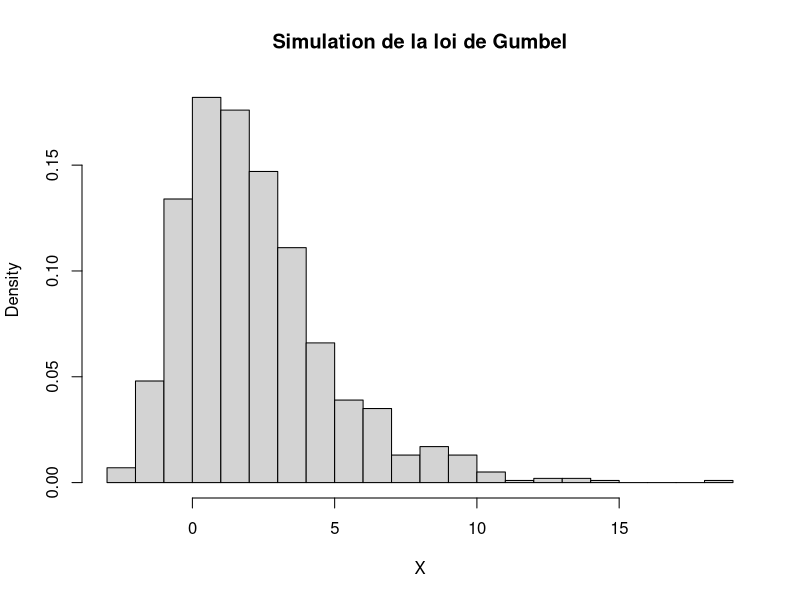
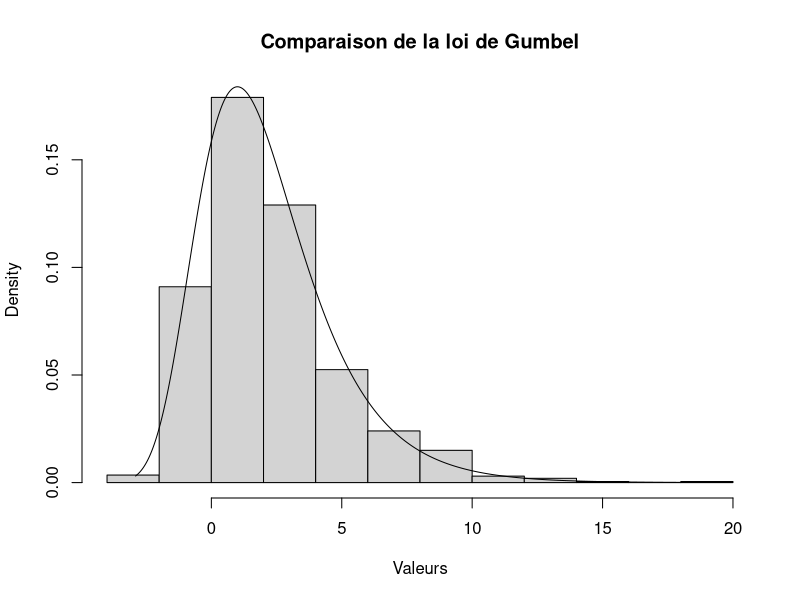
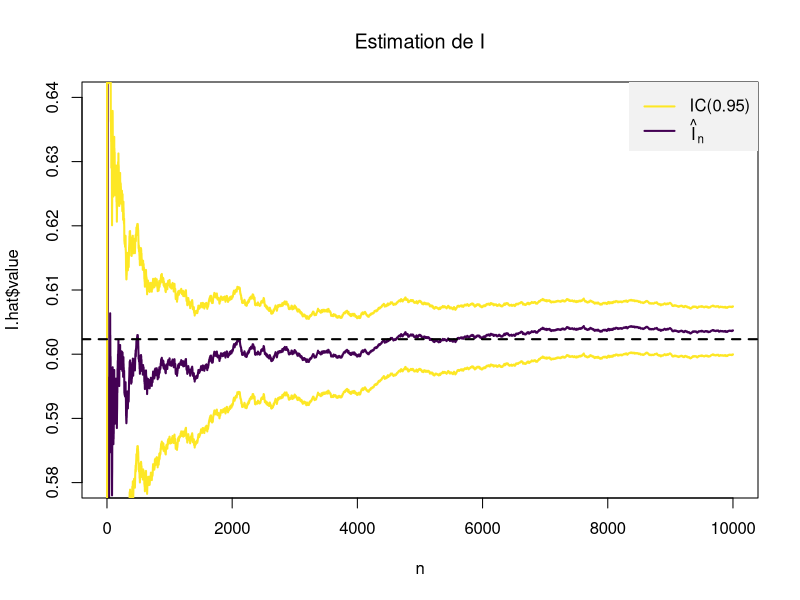
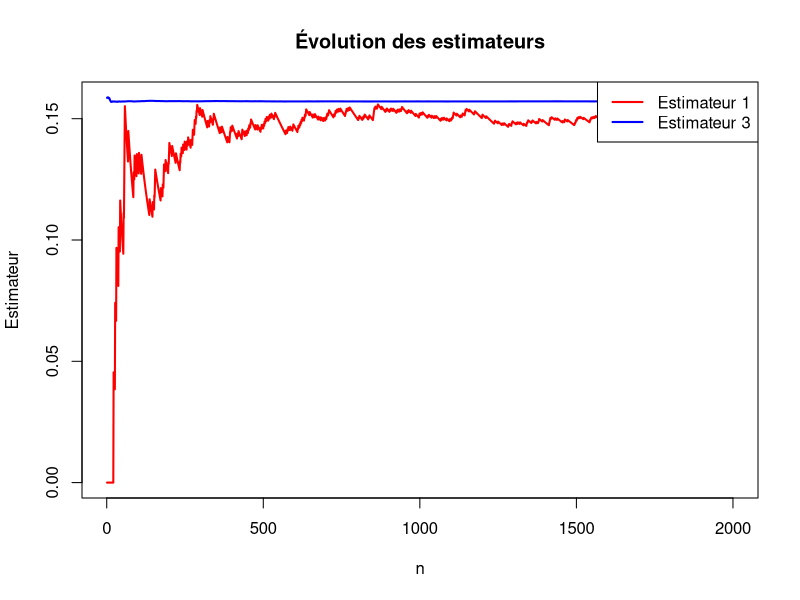
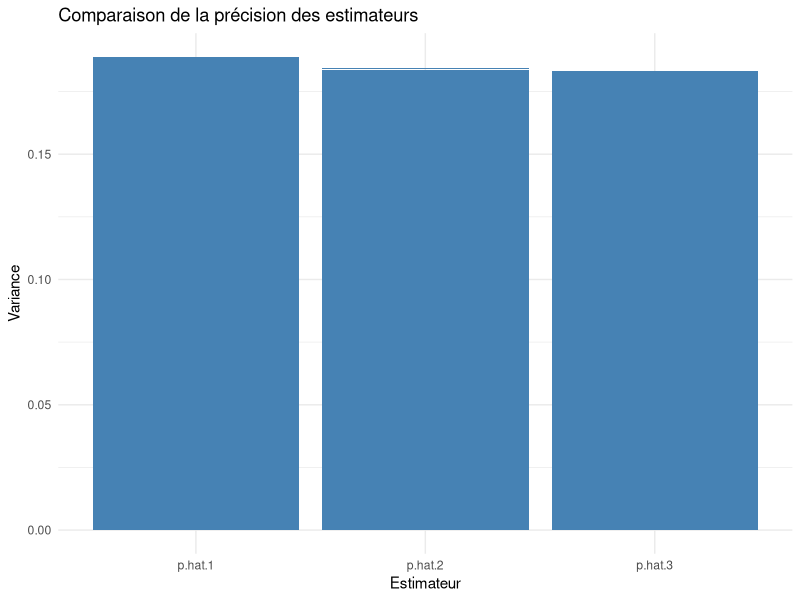

These figures' R source, in order:
## ---- chunk 1
simulate_gumbel <- function(n, mu, beta) {
  U <- runif(n) 
  X <- mu - beta * log(-log(U))
  return(X)
}

n <- 1000
mu <- 1  
beta <- 2 
X <- simulate_gumbel(n, mu, beta) 
hist(X, breaks = 30, freq = FALSE, main = "Simulation de la loi de Gumbel") 
## ---- chunk 2
# Distribution théorique de la loi de Gumbel
hist(X, probability = TRUE, main = "Comparaison de la loi de Gumbel", xlab = "Valeurs")
t <- seq(min(X), max(X), by = 0.01)

# Simulation avec la fonction dgev de la bibliothèque evd
library(evd)
y <- dgumbel(t,loc = 1,scale = 2)

lines(t,y)
## ---- chunk 3
f <- function(x) {
  sin(sqrt(x))
}

I <- integrate(f, 0, 1)$value

n=10000
X = runif(n)
z = sin(sqrt(X))
I_hat = mean(z)
print(I_hat)
## ---- chunk 4
MC.estim.evol <- function(y, level = 0.95) {
  n <- length(y)
  delta <- cumsum(y) / (1:n)
  s2 <- (cumsum(y^2) - (1:n) * delta^2) / (0:(n - 1))
  s2 <- c(0, s2[-1]) / (1:n)
  b.IC <- qnorm(0.5 * (level + 1)) * sqrt(s2)
  return(data.frame(value = delta, var = s2, IC.inf = delta - b.IC, IC.sup = delta + b.IC, level = level))
}

I.hat <- MC.estim.evol(z) 
I.hat[n, ]

## ---- chunk 5
library(viridisLite)
c.pal = viridis(2)
plot(1:n, I.hat$value, type = "l", lwd = 2, col = c.pal[1],
main = expression(paste("Estimation de I")), xlab = "n",
ylim = range(0.58, 0.64))
lines(I.hat$IC.inf, col = c.pal[2], lwd = 2)
lines(I.hat$IC.sup, col = c.pal[2], lwd = 2)
abline(h = I, lty = 2, lwd = 2)
legend("topright", c("IC(0.95)", expression(hat(I)[n])),
col = c.pal[2:1], lwd = 2, box.lty = 0, bg = "gray95")

## ---- chunk 6
Z <- qnorm(1 - 0.01)  # Quantile correspondant à une probabilité de 0,99
delta <- 0.01  # Tolérance de 0,01
sigma <- sqrt(I.hat$var)  # Écart-type de l'estimateur

# Calcul du nombre de boucles n
n <- ceiling((Z * sigma / delta)^2)

## ---- chunk 7
n <- 150000
m <- 100
ans <- numeric(m)
for (i in 1:m) {
pi.hat <- MC.estim.evol(sin(sqrt(runif(n))))
ans[i] <- max(which(abs(I - I.hat$value) > delta)) + 1 }
 
quantile(ans, 0.99) 
## ---- chunk 8
p <- 1/2 - 1/pi * atan(2)
print(p)

## ---- chunk 9
n <- 2000
x <- rcauchy(n)
p.hat.1 <- MC.estim.evol(x >= 2)
p.hat.1[n,]
## ---- chunk 10
n <- 2000

ft <- function(x) 1 / (pi * (1 + x^2))

# Génération d'échantillons aléatoires de x
x <- runif(n, min = 0, max = 2)

# Calcul de l'expression pour chaque échantillon
expression_values <- 1/2 - (1 / (pi * (1 + x^2)))

# Estimation de p en utilisant MC.estim.evol
p.hat.2 <- MC.estim.evol(expression_values, level = 0.95)

p.hat.2[n,]
## ---- chunk 11
u <- runif(n, 0, 0.2)
p.hat.3 <- MC.estim.evol(1/(2 * pi * (1 + u * u)))
p.hat.3[n, ]
              
## ---- chunk 12
n <- length(p.hat.1$value)
plot(1:n, p.hat.1$value, type = "l", lwd = 2, col = "red",
     main = "Évolution des estimateurs", xlab = "n",
     ylab = "Estimateur", ylim = range(p.hat.1$value, p.hat.3$value))
lines(1:n, p.hat.3$value, col = "blue", lwd = 2)
legend("topright", legend = c("Estimateur 1","Estimateur 3"),
       col = c("red","blue"), lwd = 2)       
## ---- chunk 13
library(ggplot2)
data <- data.frame(Estimateur = c("p.hat.1","p.hat.2", "p.hat.3"),
                   Variance = c(p.hat.1$var,p.hat.2$var, p.hat.3$var))

ggplot(data, aes(x = Estimateur, y = Variance)) +
  geom_bar(stat = "identity", fill = "steelblue") +
  labs(x = "Estimateur", y = "Variance", title = "Comparaison de la précision des estimateurs") +
  theme_minimal()     
